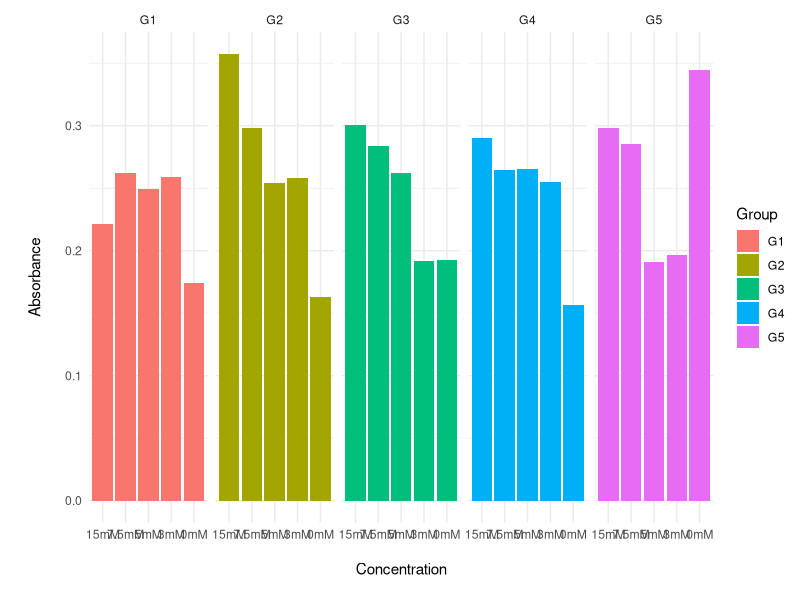
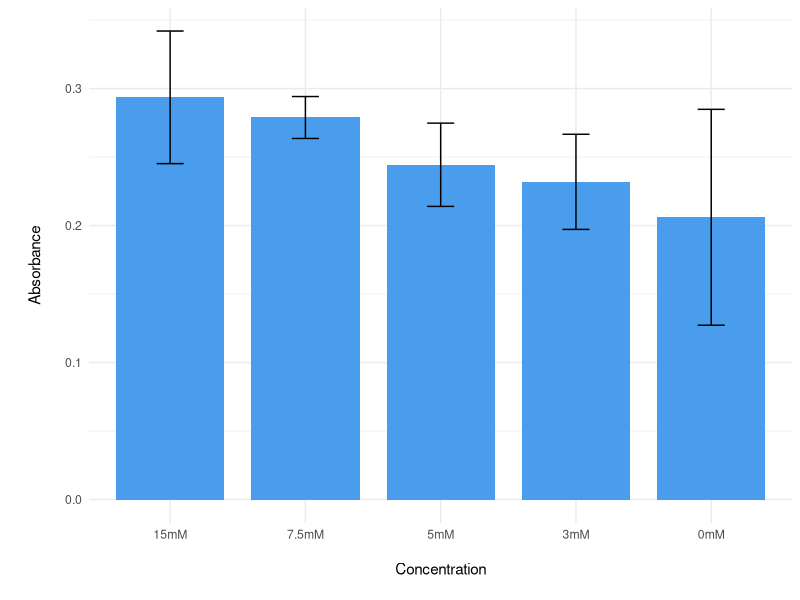
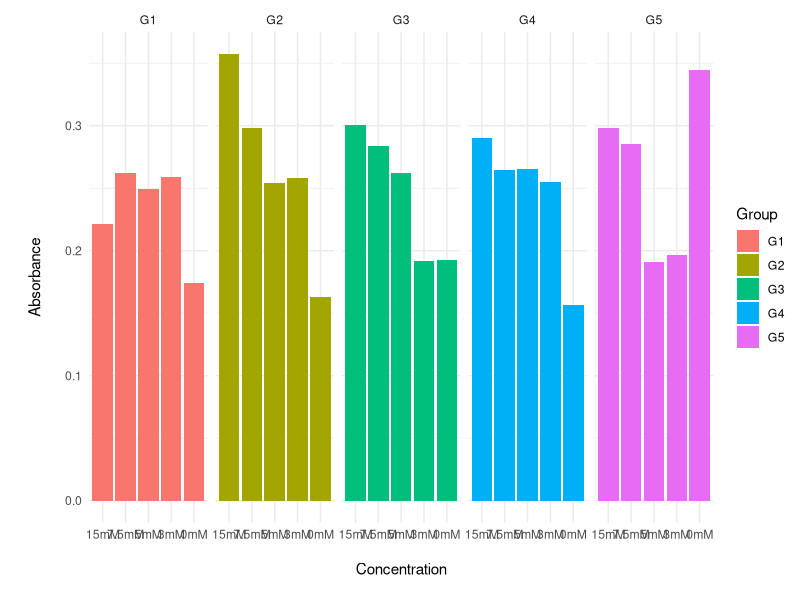
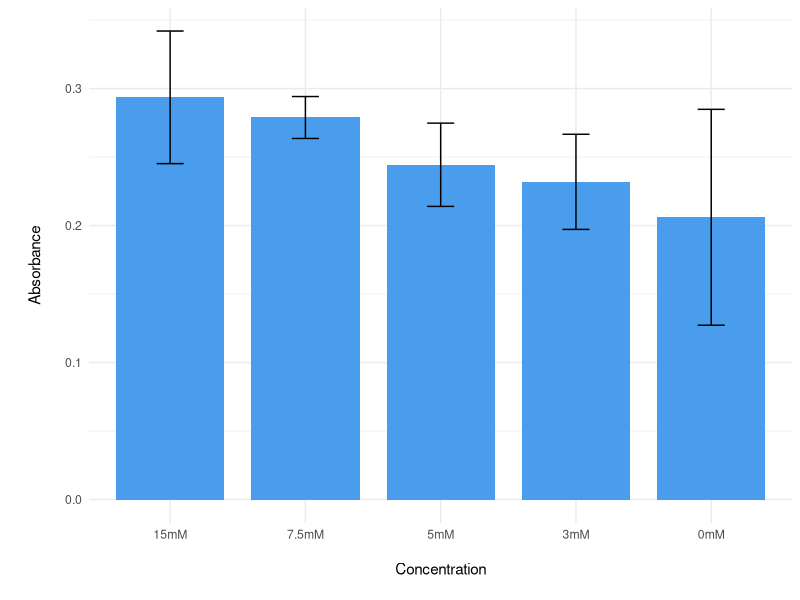

Write R code to recreate these figures, in order.
library(ggplot2)

data1 <- read.csv('datas/bio-ia-1.csv', encoding = 'UTF-8')
data2 <- read.csv('datas/bio-ia-2.csv', encoding = 'UTF-8')

p1 <- ggplot(data1) +
  geom_bar(
    aes(x = reorder(Concentration, Id), y = Absorbance, fill = Group),
    stat = 'identity',
    position = 'dodge'
  ) +
  labs(x = 'Concentration') +
  facet_grid(.~Group) +
  theme_minimal() +
  theme(
    axis.title.y = element_text(margin = margin(l = 15, r = 15)),
    axis.title.x = element_text(margin = margin(t = 15, b = 10))
  )

ggsave('charts/concentration-absorbance-groups.png', p1, width = 15, dpi = 800, bg = 'white')
p1

p2 <- ggplot(data2) +
  geom_bar(
    aes(x = reorder(Concentration, Id), y = Absorbance),
    stat = 'identity',
    fill = '#499dec',
    width = 0.8
  ) +
  geom_errorbar(
    aes(
      x = reorder(Concentration, Id),
      ymin = Absorbance - Stdev,
      ymax = Absorbance + Stdev
    ),
    width = 0.2
  ) +
  labs(x = 'Concentration') +
  theme_minimal() +
  theme(
    axis.title.y = element_text(margin = margin(l = 15, r = 15)),
    axis.title.x = element_text(margin = margin(t = 15, b = 10))
  )

ggsave('charts/concentration-absorbance.png', p2, dpi = 800, width = 8, bg = 'white')
p2
